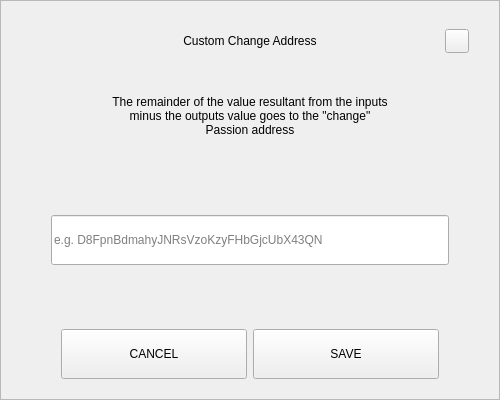
<?xml version="1.0" encoding="UTF-8"?>
<ui version="4.0">
 <class>SendChangeAddressDialog</class>
 <widget class="QDialog" name="SendChangeAddressDialog">
  <property name="geometry">
   <rect>
    <x>0</x>
    <y>0</y>
    <width>500</width>
    <height>400</height>
   </rect>
  </property>
  <property name="windowTitle">
   <string>Dialog</string>
  </property>
  <layout class="QVBoxLayout" name="verticalLayout">
   <property name="spacing">
    <number>0</number>
   </property>
   <property name="leftMargin">
    <number>0</number>
   </property>
   <property name="topMargin">
    <number>0</number>
   </property>
   <property name="rightMargin">
    <number>0</number>
   </property>
   <property name="bottomMargin">
    <number>0</number>
   </property>
   <item>
    <widget class="QFrame" name="frame">
     <property name="styleSheet">
      <string notr="true"/>
     </property>
     <property name="frameShape">
      <enum>QFrame::StyledPanel</enum>
     </property>
     <property name="frameShadow">
      <enum>QFrame::Raised</enum>
     </property>
     <layout class="QVBoxLayout" name="verticalLayout_2" stretch="0,0,0,0,0,0,0">
      <property name="spacing">
       <number>0</number>
      </property>
      <property name="leftMargin">
       <number>30</number>
      </property>
      <property name="topMargin">
       <number>20</number>
      </property>
      <property name="rightMargin">
       <number>30</number>
      </property>
      <property name="bottomMargin">
       <number>20</number>
      </property>
      <item>
       <layout class="QHBoxLayout" name="horizontalLayout_3">
        <property name="spacing">
         <number>0</number>
        </property>
        <item>
         <spacer name="horizontalSpacer_2">
          <property name="orientation">
           <enum>Qt::Horizontal</enum>
          </property>
          <property name="sizeHint" stdset="0">
           <size>
            <width>40</width>
            <height>20</height>
           </size>
          </property>
         </spacer>
        </item>
        <item>
         <widget class="QLabel" name="labelTitle">
          <property name="minimumSize">
           <size>
            <width>0</width>
            <height>40</height>
           </size>
          </property>
          <property name="maximumSize">
           <size>
            <width>16777215</width>
            <height>40</height>
           </size>
          </property>
          <property name="styleSheet">
           <string notr="true">padding-left:24px;</string>
          </property>
          <property name="text">
           <string>Custom Change Address</string>
          </property>
          <property name="alignment">
           <set>Qt::AlignCenter</set>
          </property>
          <property name="margin">
           <number>7</number>
          </property>
         </widget>
        </item>
        <item>
         <spacer name="horizontalSpacer">
          <property name="orientation">
           <enum>Qt::Horizontal</enum>
          </property>
          <property name="sizeHint" stdset="0">
           <size>
            <width>40</width>
            <height>20</height>
           </size>
          </property>
         </spacer>
        </item>
        <item>
         <widget class="QPushButton" name="btnEsc">
          <property name="minimumSize">
           <size>
            <width>24</width>
            <height>24</height>
           </size>
          </property>
          <property name="maximumSize">
           <size>
            <width>24</width>
            <height>24</height>
           </size>
          </property>
          <property name="focusPolicy">
           <enum>Qt::NoFocus</enum>
          </property>
          <property name="text">
           <string/>
          </property>
         </widget>
        </item>
       </layout>
      </item>
      <item>
       <spacer name="verticalSpacer_2">
        <property name="orientation">
         <enum>Qt::Vertical</enum>
        </property>
        <property name="sizeType">
         <enum>QSizePolicy::Fixed</enum>
        </property>
        <property name="sizeHint" stdset="0">
         <size>
          <width>20</width>
          <height>20</height>
         </size>
        </property>
       </spacer>
      </item>
      <item alignment="Qt::AlignHCenter">
       <widget class="QLabel" name="labelMessage">
        <property name="minimumSize">
         <size>
          <width>0</width>
          <height>70</height>
         </size>
        </property>
        <property name="text">
         <string>The remainder of the value resultant from the inputs minus the outputs value goes to the &quot;change&quot; Passion address</string>
        </property>
        <property name="alignment">
         <set>Qt::AlignCenter</set>
        </property>
        <property name="wordWrap">
         <bool>true</bool>
        </property>
       </widget>
      </item>
      <item>
       <spacer name="verticalSpacer_3">
        <property name="orientation">
         <enum>Qt::Vertical</enum>
        </property>
        <property name="sizeHint" stdset="0">
         <size>
          <width>20</width>
          <height>40</height>
         </size>
        </property>
       </spacer>
      </item>
      <item>
       <layout class="QHBoxLayout" name="horizontalLayout_2">
        <property name="spacing">
         <number>0</number>
        </property>
        <property name="leftMargin">
         <number>20</number>
        </property>
        <property name="rightMargin">
         <number>20</number>
        </property>
        <item>
         <widget class="QLineEdit" name="lineEditAddress">
          <property name="minimumSize">
           <size>
            <width>0</width>
            <height>50</height>
           </size>
          </property>
          <property name="placeholderText">
           <string notr="true">e.g. D8FpnBdmahyJNRsVzoKzyFHbGjcUbX43QN</string>
          </property>
         </widget>
        </item>
       </layout>
      </item>
      <item>
       <spacer name="verticalSpacer">
        <property name="orientation">
         <enum>Qt::Vertical</enum>
        </property>
        <property name="sizeHint" stdset="0">
         <size>
          <width>20</width>
          <height>40</height>
         </size>
        </property>
       </spacer>
      </item>
      <item>
       <layout class="QHBoxLayout" name="horizontalLayout" stretch="2,2">
        <property name="spacing">
         <number>6</number>
        </property>
        <property name="leftMargin">
         <number>30</number>
        </property>
        <property name="rightMargin">
         <number>30</number>
        </property>
        <item>
         <widget class="QPushButton" name="btnCancel">
          <property name="minimumSize">
           <size>
            <width>180</width>
            <height>50</height>
           </size>
          </property>
          <property name="focusPolicy">
           <enum>Qt::NoFocus</enum>
          </property>
          <property name="text">
           <string>CANCEL</string>
          </property>
         </widget>
        </item>
        <item>
         <widget class="QPushButton" name="btnSave">
          <property name="minimumSize">
           <size>
            <width>180</width>
            <height>50</height>
           </size>
          </property>
          <property name="focusPolicy">
           <enum>Qt::NoFocus</enum>
          </property>
          <property name="text">
           <string>SAVE</string>
          </property>
         </widget>
        </item>
       </layout>
      </item>
     </layout>
    </widget>
   </item>
  </layout>
 </widget>
 <resources/>
 <connections/>
</ui>
